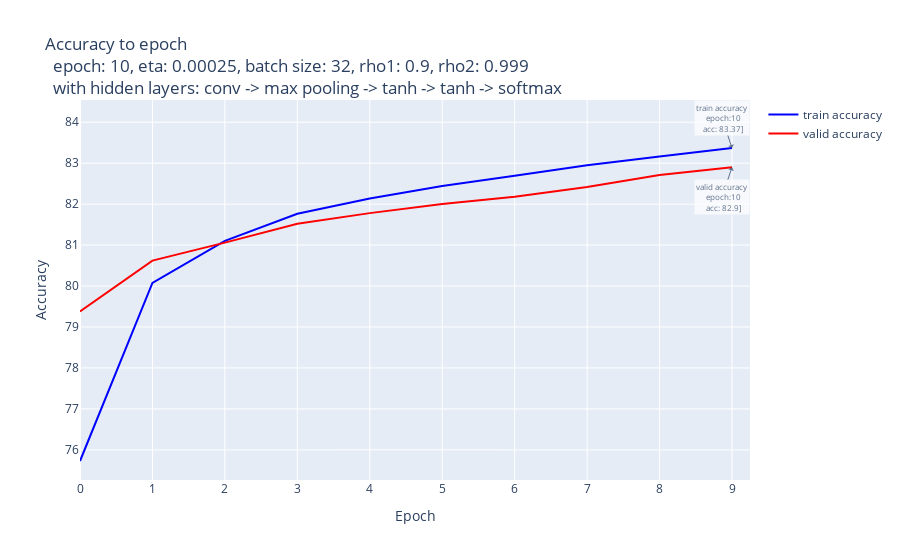

Write notebook code for a chart like this one.
### Code cell
# graph of accuracys
fig = util.draw_accuracys_with_validation(
    ls_accuracy_train, ls_accuracy_valid, hidden_layers, hyperparams
)
fig.show()

### Figure 1 — Plotly figure (JSON) as saved in the notebook; plotly's stock layout.template omitted (floating-point values rounded to 4 significant figures)
{"data": [{"line": {"color": "blue", "width": 2}, "mode": "lines", "name": "train accuracy", "type": "scatter", "x": [0, 1, 2, 3, 4, 5, 6, 7, 8, 9], "y": [75.73, 80.08, 81.1, 81.77, 82.14, 82.44, 82.69, 82.95, 83.16, 83.37]}, {"line": {"color": "red", "width": 2}, "mode": "lines", "name": "valid accuracy", "type": "scatter", "x": [0, 1, 2, 3, 4, 5, 6, 7, 8, 9], "y": [79.38, 80.62, 81.06, 81.52, 81.78, 82, 82.18, 82.42, 82.71, 82.9]}], "layout": {"annotations": [{"align": "center", "arrowhead": 1, "bgcolor": "#ffffff", "font": {"size": 8}, "opacity": 0.7, "showarrow": true, "text": "train accuracy<br>  epoch:10<br>  acc: 83.37]", "x": 9, "xref": "x", "y": 83.37, "yref": "y"}, {"align": "center", "arrowhead": 1, "ay": 30, "bgcolor": "#ffffff", "font": {"size": 8}, "opacity": 0.7, "showarrow": true, "text": "valid accuracy<br>  epoch:10<br>  acc: 82.9]", "x": 9, "xref": "x", "y": 82.9, "yref": "y"}], "hovermode": "x unified", "title": {"text": "Accuracy to epoch <br>  epoch: 10, eta: 0.00025, batch size: 32, rho1: 0.9, rho2: 0.999 <br>  with hidden layers: conv -> max pooling -> tanh -> tanh -> softmax"}, "xaxis": {"title": {"text": "Epoch"}}, "yaxis": {"title": {"text": "Accuracy"}}}}
